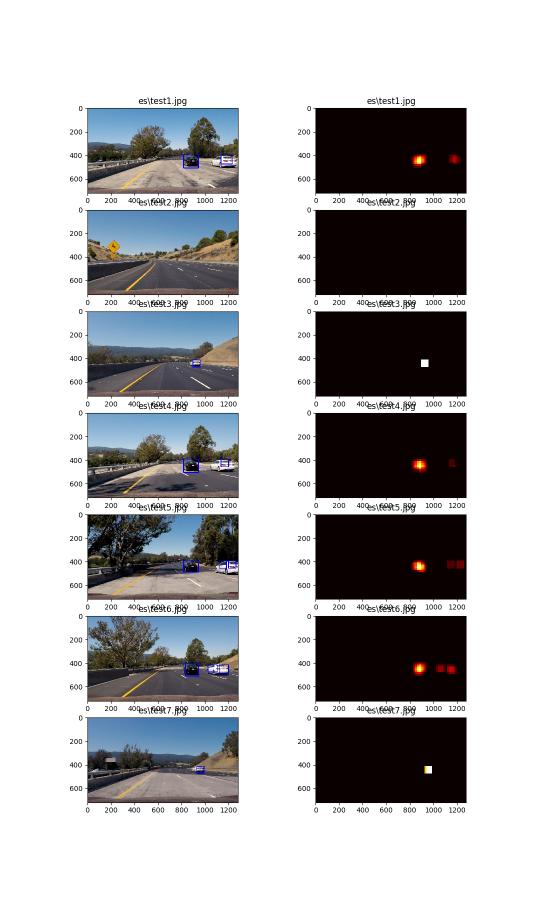
#> input picture 170314_test_images.png, 1080 x 1803 px (shown at 1/2 size)
$ python -i lesson_functions.py   (imports and definitions only)   (older library calls are emulated)
#> lines starting #> are read from the running program, lines starting #| are printed output that depends on the picture
#! /usr/bin/env python
import matplotlib.image as mpimg
import matplotlib.pyplot as plt
import numpy as np
import cv2
from skimage.feature import hog

# change from default RGB to a different color system
# for instance, the
# [27 lines left out: function convert_color, not called in this run]

# Define a function to return HOG features and visualization
# pass an image to along with HOG parameters.
# if vis = False, then do not output a visualization
# if feature_vec = True then we want to unroll the feature vector
# we don't want it back as a multi-dimensional array
def get_hog_features(img, orient, pix_per_cell, cell_per_block,
                        vis=False, feature_vec=True):
    # Call with both visualation and feature outputs if vis==True
    if vis == True:
        features, hog_image = hog(img, orientations=orient,
                                  pixels_per_cell=(pix_per_cell, pix_per_cell),
                                  cells_per_block=(cell_per_block, cell_per_block),
                                  transform_sqrt=True,
                                  visualise=vis, feature_vector=feature_vec)
        return features, hog_image
    # Otherwise get just the feature vector
    else:
        features = hog(img, orientations=orient,
                       pixels_per_cell=(pix_per_cell, pix_per_cell),
                       cells_per_block=(cell_per_block, cell_per_block),
                       transform_sqrt=True,
                       visualise=vis, feature_vector=feature_vec)
        return features

# Define a function to compute spatial binning on the image
# down sample the image and get a vector out instead of 3-dimension
def bin_spatial(img, size=(32, 32)):
#> called with size = (32, 32)
    color1 = cv2.resize(img[:,:,0], size).ravel()
#> color1 = 1024 values, max 255 at index 0, min 0 at index 613, mean 175.9
    color2 = cv2.resize(img[:,:,1], size).ravel()
#> color2 = 1024 values, max 255 at index 0, min 0 at index 147, mean 176
    color3 = cv2.resize(img[:,:,2], size).ravel()
#> color3 = 1024 values, max 255 at index 0, min 0 at index 147, mean 178.3
    return np.hstack((color1, color2, color3))

# Define a function to compute color histogram features
# get rid of bin range altogether and let it be automatic between png or jpg
def color_hist(img, nbins=32):
    # Compute the histogram of the color channels separately
    channel1_hist = np.histogram(img[:,:,0], bins=nbins)
    channel2_hist = np.histogram(img[:,:,1], bins=nbins)
    channel3_hist = np.histogram(img[:,:,2], bins=nbins)
    # Concatenate the histograms into a single feature vector
    hist_features = np.concatenate((channel1_hist[0], channel2_hist[0], channel3_hist[0]))
    # Return the individual histograms, bin_centers and feature vector
    return hist_features

# Extract features from a list of images - for training
# [53 lines left out: function extract_features, not called in this run]

'''
same as extract features but for classification of individual images
'''
def single_img_features(image, color_space='RGB', spatial_size=(32, 32),
                        hist_bins=32, orient=9,
                        pix_per_cell=8, cell_per_block=2, hog_channel=0,
                        spatial_feat=True, hist_feat=True, hog_feat=True,
                        vis=False):
    # Define an empty list to receive features
    img_features = []
    hog_image = None
    # apply color conversion if other than 'RGB'
    if color_space != 'RGB':
        if color_space == 'HSV':
            feature_image = cv2.cvtColor(image, cv2.COLOR_RGB2HSV)
        elif color_space == 'LUV':
            feature_image = cv2.cvtColor(image, cv2.COLOR_RGB2LUV)
        elif color_space == 'HLS':
            feature_image = cv2.cvtColor(image, cv2.COLOR_RGB2HLS)
        elif color_space == 'YUV':
            feature_image = cv2.cvtColor(image, cv2.COLOR_RGB2YUV)
        elif color_space == 'YCrCb':
            feature_image = cv2.cvtColor(image, cv2.COLOR_RGB2YCrCb)
    else:
        feature_image = np.copy(image)

    # compute spatisl features if flag is set
    if spatial_feat == True:
        spatial_features = bin_spatial(feature_image, size=spatial_size)
#> spatial_features = 3072 values, max 255 at index 0, min 0 at index 613, mean 176.7
        img_features.append(spatial_features)

    if hist_feat == True:
        # Apply color_hist()
        hist_features = color_hist(feature_image, nbins=hist_bins)
#> in color_hist, `hist_features = np.concatenate((channel1_hist[0], channel2_hist[0], ch..`: hist_features = 96 values, max 1186034 at index 31, min 1316 at index 59, mean 60851.2
        img_features.append(hist_features)
    if hog_feat == True:
    # Call get_hog_features() with vis=False, feature_vec=True
        if hog_channel == 'ALL':
            hog_features = []
            for channel in range(feature_image.shape[2]):
                hog_features.append(get_hog_features(feature_image[:,:,channel],
                                    orient, pix_per_cell, cell_per_block,
                                    vis=False, feature_vec=True))
            hog_features = np.ravel(hog_features)
        else:
            # Call with two outputs if vis==True
            if vis == True:
                hog_features, hog_image = get_hog_features(feature_image[:,:,hog_channel],
                                    orient, pix_per_cell, cell_per_block,
                                    vis=vis, feature_vec=True)
            # Otherwise call with one output
            else:
                hog_features = get_hog_features(feature_image[:,:,hog_channel],
                                    orient, pix_per_cell, cell_per_block,
                                    vis=vis, feature_vec=True)
#> in get_hog_features, `features = hog(img, orientations=orient, pixels_per_cell=(pix_per_cell..`:
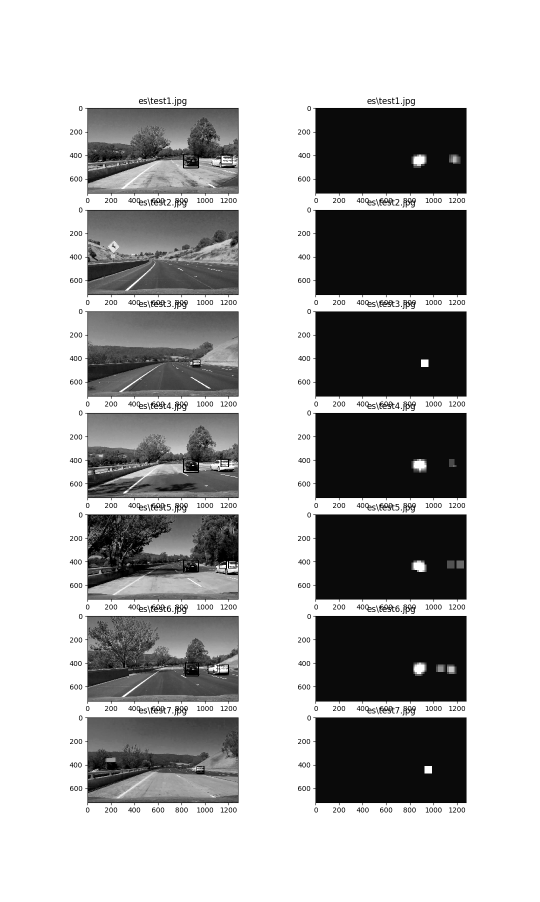
#> img: shape (1803, 1080) (shown at 1/2 size); min 0, max 255, mean 179
        # Append the new feature vector to the features list
        img_features.append(hog_features)
    # Return list of feature vectors
    if hog_image is None:
        return img_features
    else:
        return img_features, hog_image


# define a function you will pass an image
# and the list of windows to be searched (output of slide_windows())
# [183 lines left out: functions search_windows, visualize, slide_window, draw_boxes, apply_threshold, draw_labeled_bboxes and 1 more, not called in this run]

# [2 lines not run here, left out]

>>> import cv2
>>> picture = cv2.cvtColor(cv2.imread('170314_test_images.png'), cv2.COLOR_BGR2RGB)
>>> result = single_img_features(picture)
#> result = 3 items

$ run again, on vehicle_frame_bounding_box.png
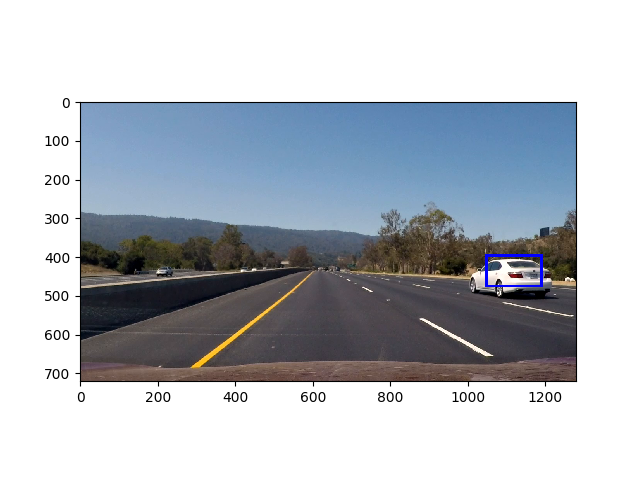
#> input picture vehicle_frame_bounding_box.png, 640 x 478 px
#> color1 = 1024 values, max 255 at index 0, min 4 at index 548, mean 181
#> color2 = 1024 values, max 255 at index 0, min 3 at index 548, mean 185.9
#> color3 = 1024 values, max 255 at index 0, min 3 at index 604, mean 192.4
#> spatial_features = 3072 values, max 255 at index 0, min 3 at index 1572, mean 186.4
#> in color_hist, `hist_features = np.concatenate((channel1_hist[0], channel2_hist[0], ch..`: hist_features = 96 values, max 163975 at index 31, min 175 at index 59, mean 9560
#> in get_hog_features, `features = hog(img, orientations=orient, pixels_per_cell=(pix_per_cell..`:
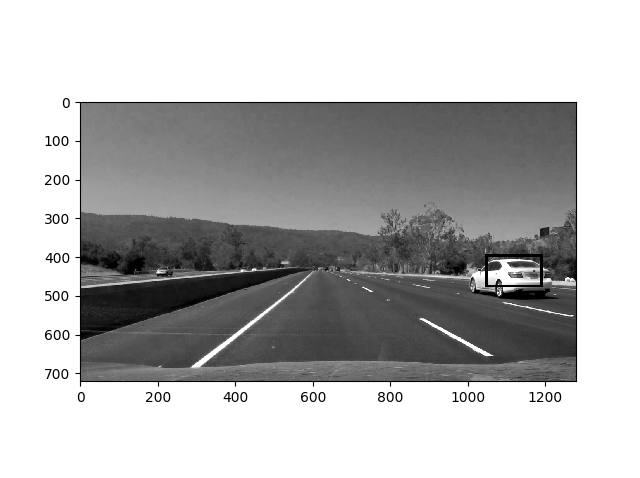
#> img: shape (478, 640); min 0, max 255, mean 182.5
#> result = 3 items

$ run again, on vehicle_frame_heatmap.png
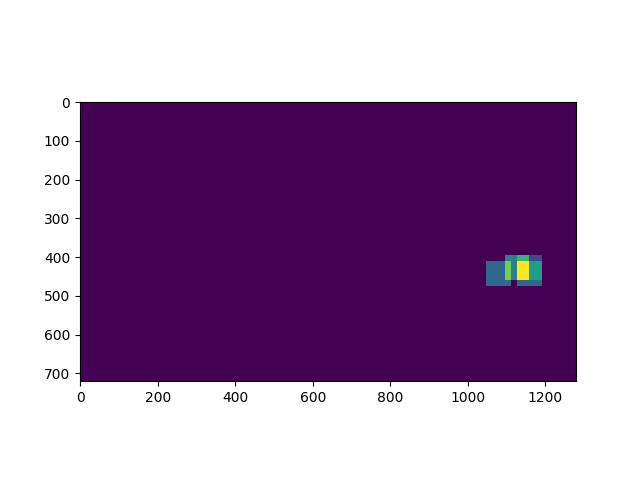
#> input picture vehicle_frame_heatmap.png, 640 x 478 px
#> color1 = 1024 values, max 255 at index 0, min 30 at index 602, mean 166.4
#> color2 = 1024 values, max 255 at index 0, min 0 at index 804, mean 137
#> color3 = 1024 values, max 255 at index 0, min 47 at index 804, mean 173.9
#> spatial_features = 3072 values, max 255 at index 0, min 0 at index 1828, mean 159.1
#> in color_hist, `hist_features = np.concatenate((channel1_hist[0], channel2_hist[0], ch..`: hist_features = 96 values, max 163136 at index 31, min 29 at index 16, mean 9560
#> in get_hog_features, `features = hog(img, orientations=orient, pixels_per_cell=(pix_per_cell..`:
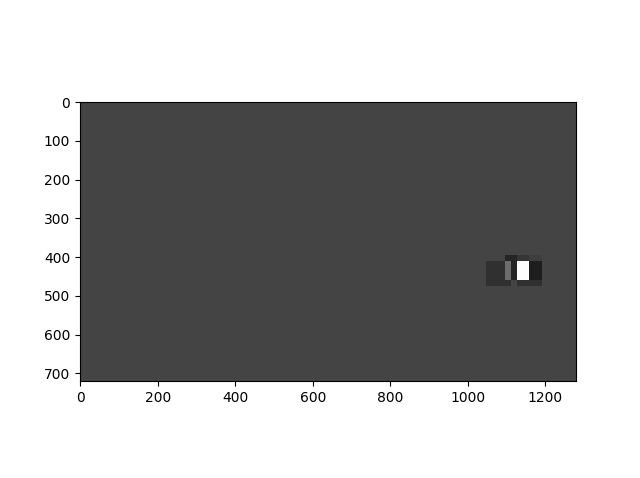
#> img: shape (478, 640); min 0, max 255, mean 168.5
#> result = 3 items
